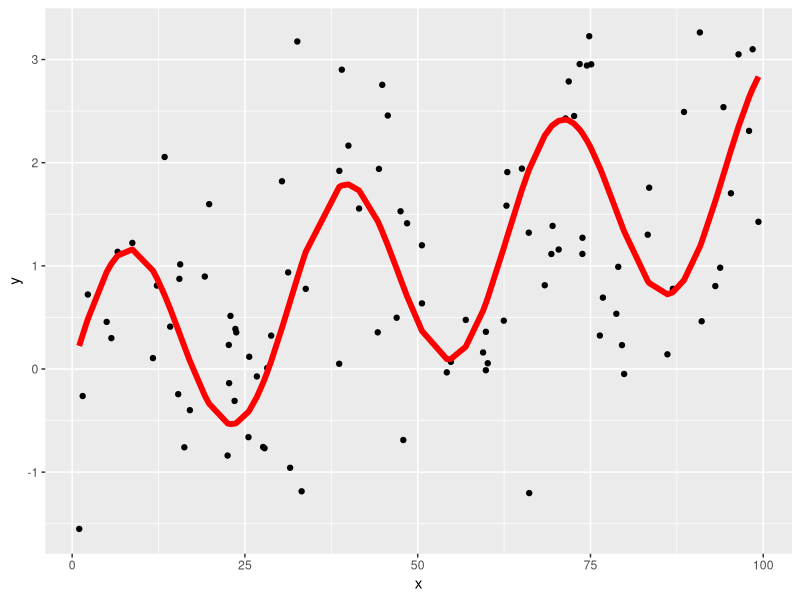
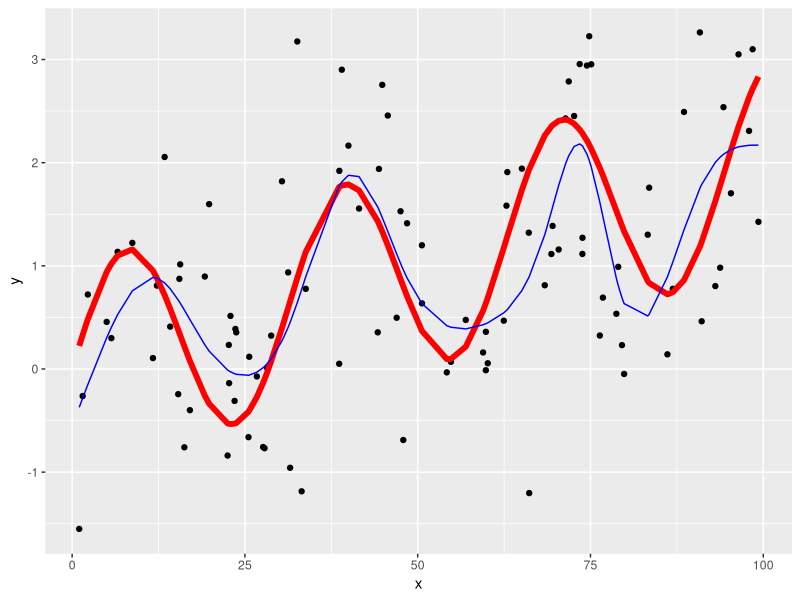
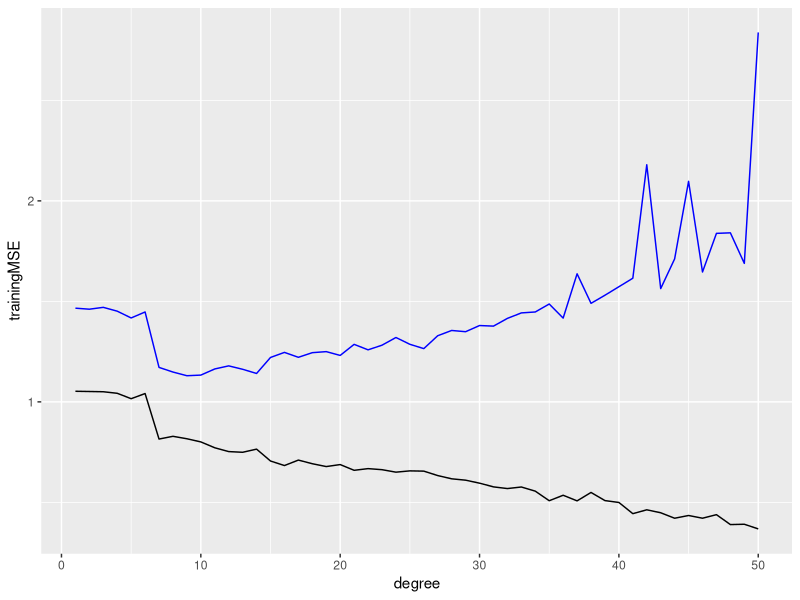

Recreate these plots in R, in order.
library(ggplot2)
library(splines)

trainx <- runif(100,1,100)
trainy <- trainx/50 + sin(trainx/5) + rnorm(100)
train <- data.frame(x=trainx,y=trainy)

testx <- runif(10000,1,100)
testy <- testx/50 + sin(testx/5) + rnorm(10000)
test <- data.frame(x=testx, y=testy)

p <- qplot(x, y, data=train) +
  geom_line(aes(x, x/50 + sin(x/5)), data=train,
            col='red', size=2)

p

fit <- lm(y ~ ns(x, df=12), data=train)
p + geom_line(aes(x, y), data=data.frame(x=trainx, y=fitted(fit)),
              col='blue')


# MSE on training and test sets
trainingMSE <- testMSE <- numeric(50)
for(i in 1:50)
{
  fit <- lm(y ~ ns(x, df=i), data=train)
  trainingMSE[i] <- mean((train$y - fitted(fit))^2)
  testMSE[i] <- mean((test$y - predict(fit,newdata=test))^2)
}

qplot(degree, trainingMSE, geom="line",
     data=data.frame(degree=1:50, trainingMSE, testMSE)) +
  geom_line(aes(degree, testMSE), col='blue')
